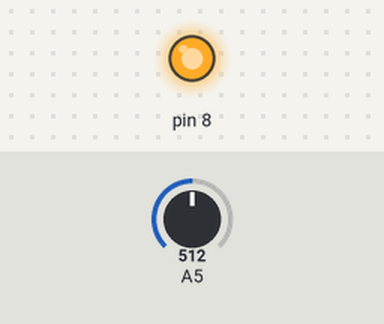
The sketch below on a simulated Arduino Uno, built with avr-gcc and run on an emulated ATmega328P. On the bench: output pins drawn as LEDs (lit = HIGH). The test bench sets the inputs (shaded band); at power-on: A5 = 512.

Above: at 1.2 s.
1.3 s: A5 set to 526
At 2.2 s:
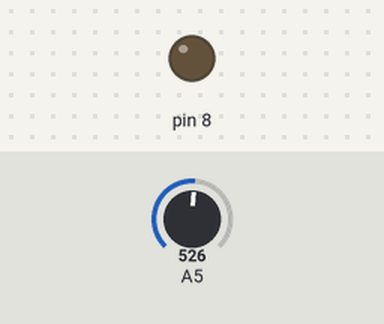
2.8 s: A5 set to 511
At 3.4 s:
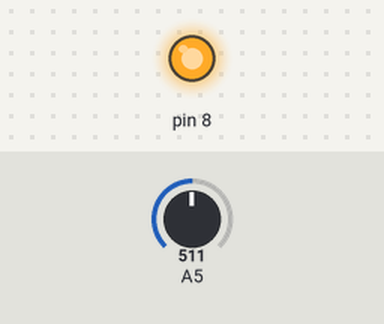
4.3 s: A5 set to 716
At 5.7 s:
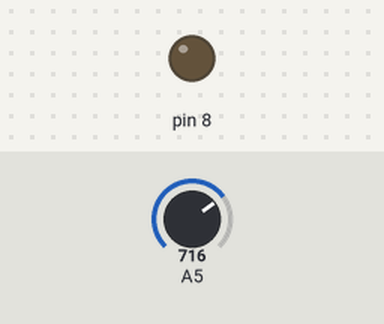
Timing chart, 0 to 7.3 s (numbered marks = the images above; inputs shaded):
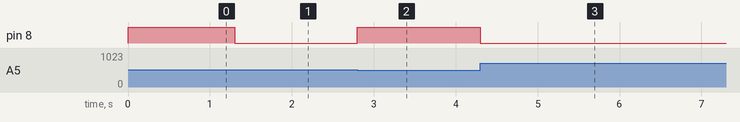

Measured:
- the behaviour switches between 512 and 513 on A5 (found by bisection; images 0 and 1)
- after the input at 1.3 s, pin 8: HIGH → LOW at once
- after the input at 2.8 s, pin 8: LOW → HIGH at once
- after the input at 4.3 s, pin 8: HIGH → LOW at once

The sketch:

Tilt_switch.ino
```cpp
int i;

void setup() {
  pinMode(8, OUTPUT);
}

void loop() {
  i = analogRead(5); // Read the voltage value of analog pin 5
  if (i > 512) // if larget than 512 (2.5V)
  {
    digitalWrite(8, LOW); // turn of LED
  }
  else
  {
    digitalWrite(8, HIGH); // turn off LED
  }
}
```
